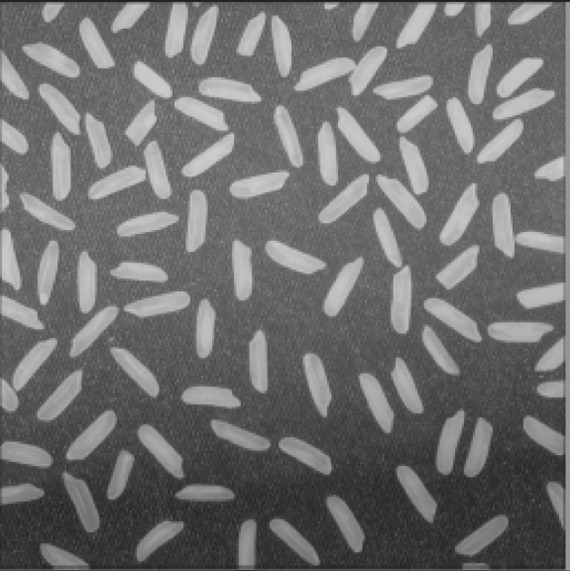
%> input picture LAB2/Picture3.jpg, 570 x 571 px
$ octave p3.m   (GNU Octave 9; MATLAB toolbox functions it lacks are replaced by stand-ins)
%> lines starting %> are read from the running program, lines starting %| are printed output that depends on the picture
img = imread('Picture3.jpg');
%> img is the input picture: size 571x570x3 uint8; mean R, G, B 110.5, 110.5, 110.5
gray_img = rgb2gray(img);

gray_img = double(gray_img) / 255;
%> gray_img: size 571x570 double


c_log = 1;
log_transformed = c_log * log(1 + gray_img);
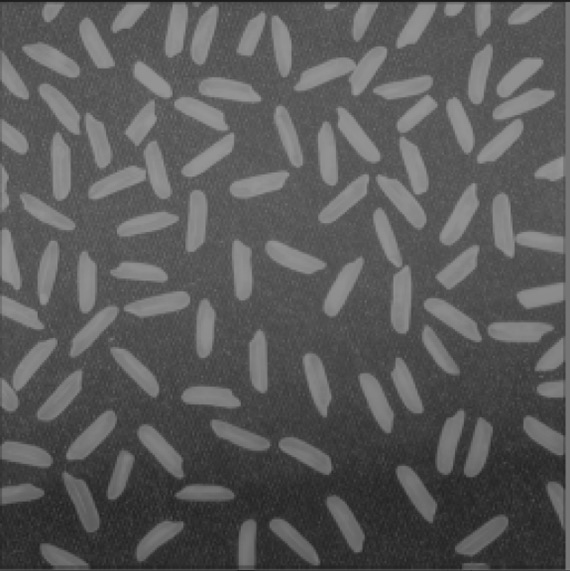
%> log_transformed: size 571x570 double; min 0.101, max 0.599, mean 0.354


gamma_values = [0.4, 1, 2.5];  % Different gamma values
power_transformed_1 = gray_img .^ gamma_values(1);
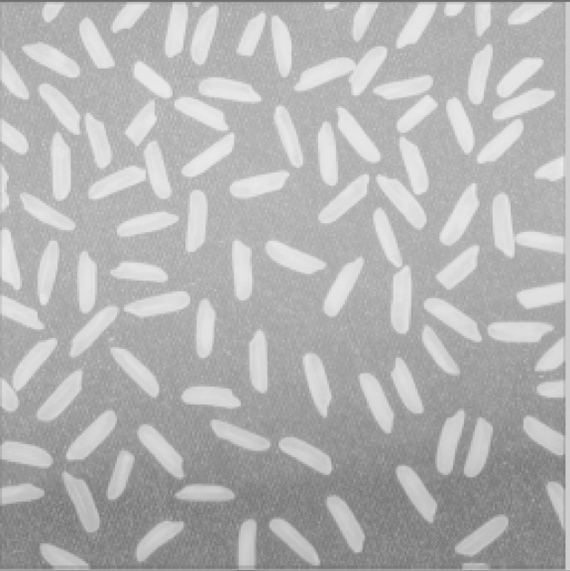
%> power_transformed_1: size 571x570 double; min 0.407, max 0.924, mean 0.703
power_transformed_2 = gray_img .^ gamma_values(2);
power_transformed_3 = gray_img .^ gamma_values(3);
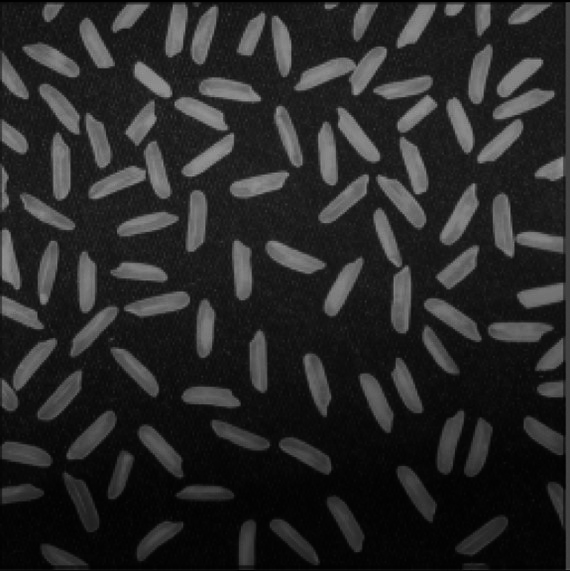
%> power_transformed_3: size 571x570 double; min 0.00365, max 0.608, mean 0.158

figure;

subplot(2, 3, 1);
imshow(img);
title('Original Image');

subplot(2, 3, 2);
imshow(log_transformed);
title('Log Transformation');

subplot(2, 3, 3);
imshow(power_transformed_1);
title(['Power-law (Gamma = ', num2str(gamma_values(1)), ')']);

subplot(2, 3, 4);
imshow(power_transformed_2);
title(['Power-law (Gamma = ', num2str(gamma_values(2)), ')']);

subplot(2, 3, 5);
imshow(power_transformed_3);
title(['Power-law (Gamma = ', num2str(gamma_values(3)), ')']);
